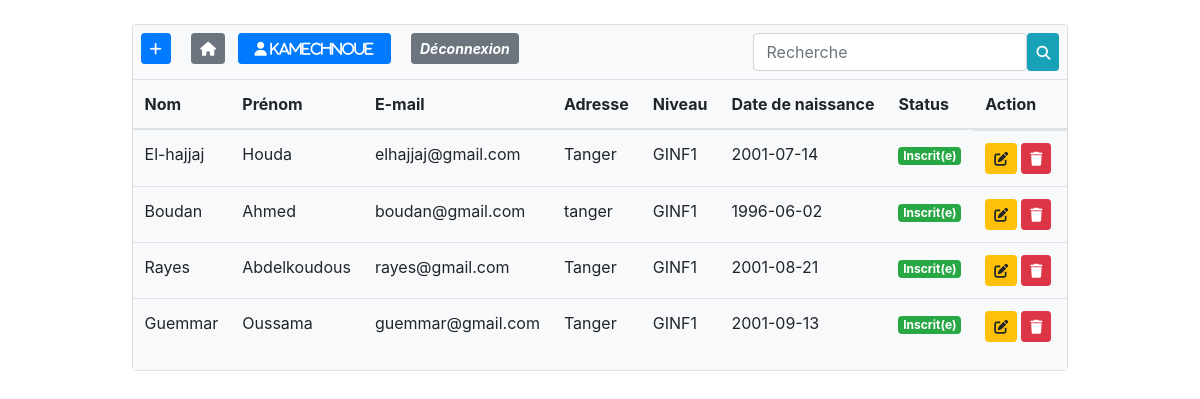
Page /home (signed in) on the committed database.
### tables this page shows
CREATE TABLE `etudiant` (
  `code_etudiant` varchar(20) NOT NULL,
  `nom` varchar(30) NOT NULL,
  `prenom` varchar(30) NOT NULL,
  `email` varchar(30) NOT NULL,
  `niveau` varchar(20) NOT NULL,
  `date_naissance` date NOT NULL,
  `adresse` varchar(100) NOT NULL,
  `etat` smallint(6) DEFAULT NULL
);

### Controllers/HomeController.php (called while the page is built)
<?php
    class HomeController{
        public function index($page){
            include('Views/'.$page.'.php');
        }
    }

### autoload.php (called while the page is built, shortened)
<?php
function autoload($class_name){
    $array_paths = array(
        'database/',
        'app/classes/',
        'Models/',
        'Controllers/'
    );
    $parts = explode('\\',$class_name);
    $name = array_pop($parts);
    foreach($array_paths as $path ){
        $file = sprintf($path.'%s.php',$name);
    }
}

### database/db.php (called while the page is built)
<?php
class DB{
    static public function connect(){
        $db = new PDO("mysql:host=localhost;dbname=e-plateforme","root","");
        $db->exec("set names utf8");
        $db->setAttribute(PDO::ATTR_ERRMODE,PDO::ERRMODE_WARNING);
        return $db;
    }
}
?>

### Models/etudiant.php (called while the page is built, shortened)
<?php
class etudiant{
    static public function getAll(){
        $stmt = DB::connect()->prepare('SELECT * FROM etudiant');
        $stmt->execute();
        return $stmt->fetchAll();
    }
}
?>

### Controllers/EtudiantController.php (called while the page is built, shortened)
<?php
class etudiantController{
    public function getAlletudiant(){
        $etudiants = etudiant::getAll();
        return $etudiants;
    }
}
?>

### Views/home.php (the view, shortened to what this page needs)
<?php
	if(isset($_POST['find'])){
		$data = new etudiantController();
		$etudiants = $data->findEtudiant();
	}else{
		$data = new etudiantController();
		$etudiants = $data->getAllEtudiant();
	}
     ?>
    <div class="container">
        <div class="row my-4">
            <div class ="col-md-15 mx-auto">
                <div class ="card">
                    <div class ="card-bod bg-light">
                    <a href="<?php echo base_url;?>add" class="btn btn-sm btn-primary mr-2 mb-2 mt-2 ml-2">
                        <i class="fas fa-plus"></i>
                    </a>
                    <a href="<?php echo base_url;?>" class="btn btn-sm btn-secondary mr-2 mb-2 mt-2 ml-2">
						<i class="fas fa-home"></i>
					</a>
                    <a href="<?php echo base_url;?>home" title="home" class="btn btn-sm btn-primary mr-2 mb-2 mt-2">
						<i class="fas fa-user mr-2 ml-2">  <?php echo ($_SESSION['username']);?></i>
					</a>
					<a href="<?php echo base_url;?>logout" title="Déconnexion" class="btn btn-sm btn-secondary mr-2 mb-2 mt-2 ml-2">
						<i > <b> <?php echo "Déconnexion";?></b></i>
					</a>
                    <form method="post" class="float-right mb-2 mt-2 mr-2 d-flex flex-row">
						<input type="text" class="form-control" name="search" placeholder="Recherche">
						<button class="btn btn-info btn-sm" name="find" type="submit"><i class="fas fa-search"></i></button>
					</form>
                    <table class="table">
                        <thead>
                            <tr>
                            <th scope="col">Nom </th>
                            <th scope="col">Prénom</th>
                            <th scope="col">E-mail</th>
                            <th scope="col">Adresse</th>
                            <th scope="col">Niveau</th>
                            <th scope="col">Date de naissance</th>
                            <th scope="col">Status</th>
                            <th scope="col">Action</th>
                            </tr>
                        </thead>
                        <tbody>
                            <?php foreach($etudiants as $student):?>
                            <tr>
                            <td scope="row"><?php echo $student['nom']  ?></td>
                            <td> <?php echo $student['prenom']  ?></td>
                            <td> <?php echo $student['email']  ?></td>
                            <td><?php echo $student['adresse']  ?></td>
                            <td><?php echo $student['niveau']  ?></td>
                            <td><?php echo $student['date_naissance']  ?></td>
                            <td><?php echo $student['etat']? '<span class="badge badge-success" > Inscrit(e)</span>':
                             '<span class="badge badge-danger"> non inscrit(e) </span>'; ?></td>
                            <td class="d-flex flex-row">
                                <form action="update" class="mr-1" method="post">
                                    <button class="btn btn-sm btn-warning"><i class="fa fa-edit"></i></button>
                                </form>
                                <form action="delete" class="mr-1" method="post">
                                    <button class="btn btn-sm btn-danger"><i class="fa fa-trash"></i></button>
                                </form>
                            </td>
                            </tr>
                            <?php endforeach; ?>
                        </tbody>
                    </table>
                    </div>
                </div>
            </div>
        </div>
    </div>

### Views/includes/header.php (shortened to what this page needs)
<!DOCTYPE html>
<html lang="en">
<head>
    <link rel="stylesheet" href="https://cdn.jsdelivr.net/npm/bootstrap@4.3.1/dist/css/bootstrap.min.css"
>
     <link rel="stylesheet" href="https://cdnjs.cloudflare.com/ajax/libs/font-awesome/6.1.1/css/all.min.css" />
</head>
<body>

### index.php
<?php
require_once './views/includes/header.php';
require_once './autoload.php';
require_once './controllers/HomeController.php';
$home = new HomeController();
$pages = ['home','add','update','delete','logout'];
if(isset($_SESSION['logged']) && $_SESSION['logged'] === true){
	if(isset($_GET['page'])){
		if(in_array($_GET['page'],$pages)){
			$page = $_GET['page'];
			$home->index($page);
		}else{
			include('views/includes/404.php');
		}
	}else{
		$home->index('home');
	}
require_once './views/includes/footer.php';
}else if(isset($_GET['page']) && $_GET['page'] === 'register'){
	$home->index('register');
}else{
	$home->index('login');
}

### Views/includes/footer.php (shortened to what this page needs)
</body>
</html>

### rows in the picture
etudiant: nom "El-hajjaj", prenom "Houda", email "elhajjaj@gmail.com", adresse "Tanger", niveau "GINF1", date_naissance "2001-07-14", etat "Inscrit(e)"
etudiant: nom "Boudan", prenom "Ahmed", email "boudan@gmail.com", adresse "tanger", niveau "GINF1", date_naissance "1996-06-02", etat "Inscrit(e)"
etudiant: nom "Rayes", prenom "Abdelkoudous", email "rayes@gmail.com", adresse "Tanger", niveau "GINF1", date_naissance "2001-08-21", etat "Inscrit(e)"
etudiant: nom "Guemmar", prenom "Oussama", email "guemmar@gmail.com", adresse "Tanger", niveau "GINF1", date_naissance "2001-09-13", etat "Inscrit(e)"

### other values in the picture
$_SESSION['username'] "kamechnoue"
